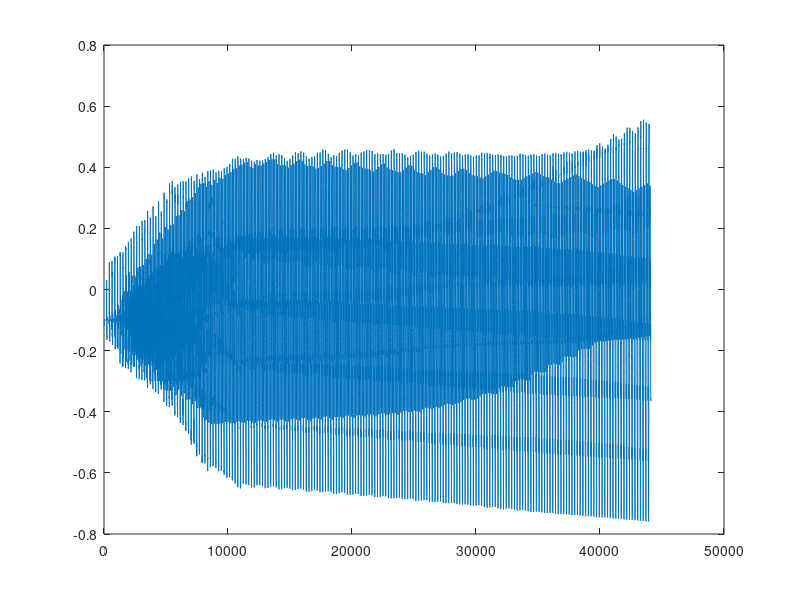
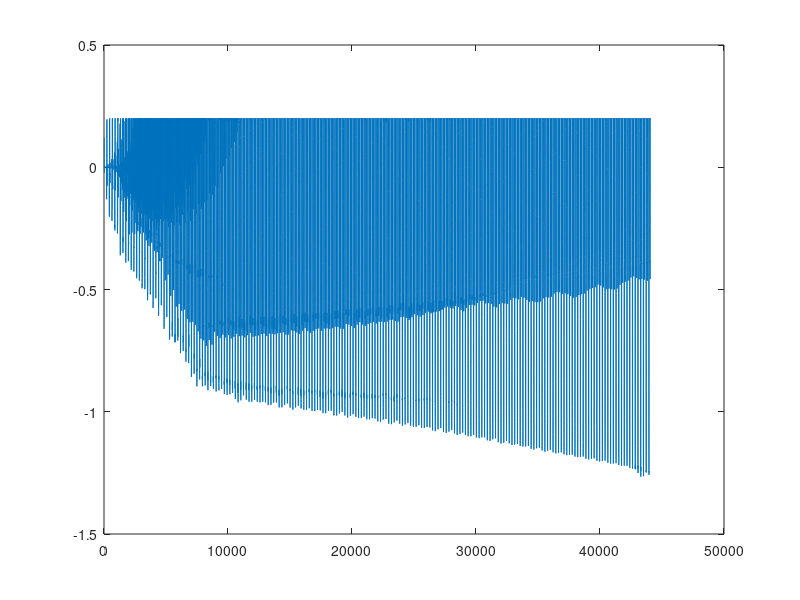

Here is the MATLAB script that generated these plots, in order:
% Tromba Marina model
% Stefania bow model together with a mass spring model
clear; clc; close all;
Fs = 44100;

% mass spring

T = 1/Fs;

b = 1;       % Resistance
k = 1000000;  % spring stiffness
m = 0.001;        % mass

% frequency of spring
f0 = 1/(2*pi) * sqrt(k/m)

% mass spring states
x = [0,0]';

% input to mass spring
u = 0;
du = 0;

% state space matrices
A = [0, 1; -k/m, -b/m];

B = [0,1/m]';

C = [1,0];

D = 0;

a = 2/T;
I = eye(2);
H = inv(a*I - A);


% Bow model
freq = 200;

N = Fs;

stringLength = floor(Fs/freq);
l = stringLength/2;
Pb = 0.1; % bowing point
Fb = 0.2;
Vb = 0.2;

nutLength = floor(stringLength*(1-Pb));
brigdeLength = floor(stringLength*Pb);
nutDelay = zeros(1,nutLength);
brigdeDelay = zeros(1,brigdeLength);


Z = 0.55;
mus = 0.8; % static coeffient of friction
zslope = 2*Z;

Von = 0;
Vob = 0;
Vin = 0;
Vib = 0;
Vh = 0;

%dVon = 0;
dVib = 0;
stick = 0;

output = zeros(N,1);
frictionOutput = zeros(N,1);
vOutput = zeros(N,1);

for i = 1:N
    
    Vin = nutDelay(nutLength);
    Vib = brigdeDelay(brigdeLength);
    
    LPVib = 0.5*(Vib + dVib);
    dVib = LPVib;
    
    Vh = Vin + LPVib;
    
    % Bow friction calculations
    
    A=zslope;
    
    B2=-0.2*zslope-0.3*Fb-zslope*Vb-zslope*Vh;
    C2=0.06*Fb+zslope*Vh*Vb+0.2*zslope*Vh+0.3*Vb*Fb+0.1*Fb;
    delta2=B2*B2-4*A*C2;
    
    if Vh == Vb % MIDDLE
        
        v = Vb;
        stick = 1;
        
    elseif (delta2 < 0)
        
        v = Vb;    % the only possible solution is the stickone
        stick = 1;
        
    else
        
        if (stick==1)    % if we are in the stick condition, we keep it........
            
            f = zslope*(Vb-Vh);
            
            if ((f <= mus * Fb) & (f > 0))  %.....if we did not find a value above the maximum bow force.
                v = Vb;
            else
                
                v1 = (-B2+sqrt(B2*B2-4*A*C2))/(2*A);
                v2 = (-B2-sqrt(B2*B2-4*A*C2))/(2*A);
                
                vtemp = min(v1, v2);  % we choose the minimum solution, because it is NOT the one in the middle
                
                stick = 0;
                
                if(vtemp > Vb) %we do not want a solution v>Vb
                    v = Vb;
                    stick = 1;
                else
                    v = vtemp;
                end
            end
        else % we are in SLIP, so we stay in SLIP.....
            
            v1 = (-B2+sqrt(B2*B2-4*A*C2))/(2*A);
            v2 = (-B2-sqrt(B2*B2-4*A*C2))/(2*A);
            v = min(v1,v2);    % we choose the minimum solution, because it is NOT the one in the middle
            
            stick = 0;
            
            if(v > Vb) % on reste en SLIP sauf si v > Vb
                v = Vb;
                stick = 1;
            end
        end
    end
    
    % update outgoing velocities with estimated v
    
    f = zslope*(v-Vh);
    
    Von = -(LPVib + (f/(2*Z))); % new outgoing velocity to nut
    Vob = -(Vin +  (f/(2*Z)));  % new outgoing velocity to bridge
    
    % attach mass spring to bow
    u = Vob;
    
    % output of spring
    massSpringOutput = C * x + D * u;
    
    % update states
    x = H * ((a*I + A)*x + B*(u + du));
    du = u;
    
    nutDelay = [Von, nutDelay(1:nutLength-1)];
    brigdeDelay = [Vob, brigdeDelay(1:brigdeLength-1)];
    
    output(i) = Vob;
    
    frictionOutput(i) = f;
    vOutput(i) = v;   
end

plot(output)

figure
plot(vOutput)

soundsc(output,Fs)

